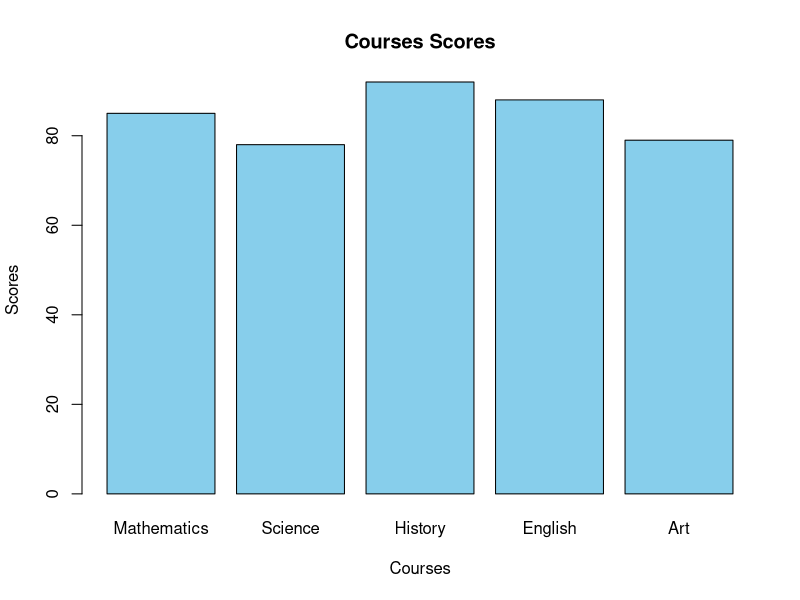

Source code (R):
# Sample data

courses <- c("Mathematics", "Science", "History", "English", "Art")
scores <- c(85, 78, 92, 88, 79)

# Create a bar plot
barplot(scores, names.arg = courses, 
        xlab = "Courses", ylab = "Scores", 
        col = "skyblue", 
        main = "Courses Scores")

